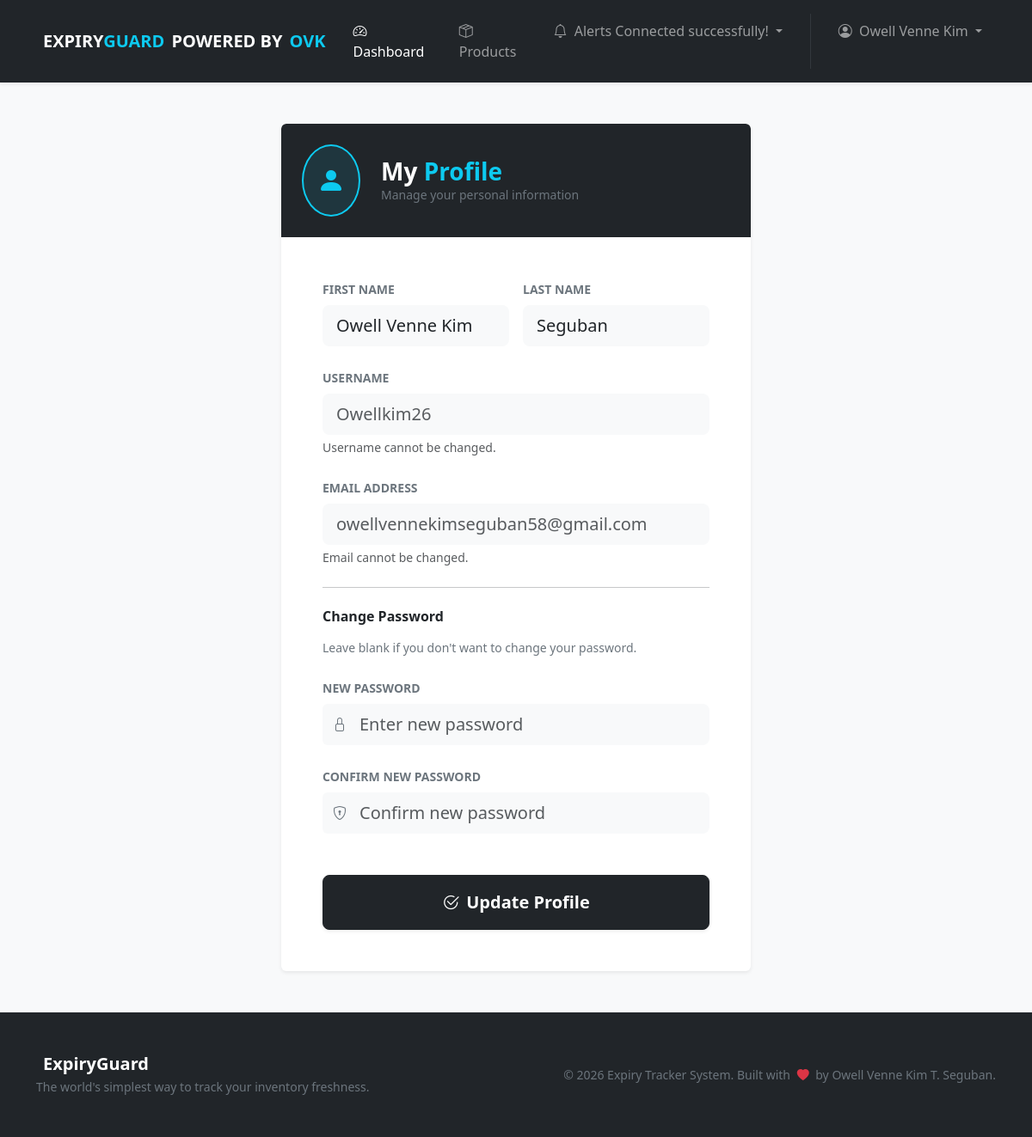
The app's page /profile.php (signed in) with its own data.
### tables this page shows
CREATE TABLE `users` (
  `user_id` varchar(50) NOT NULL,
  `first_name` varchar(50) NOT NULL,
  `middle_name` varchar(50) NOT NULL,
  `last_name` varchar(50) NOT NULL,
  `email` varchar(100) NOT NULL,
  `username` varchar(50) NOT NULL,
  `password` varchar(255) NOT NULL,
  `verification_status` tinyint(1) DEFAULT 0,
  `last_expiry_check` date DEFAULT NULL,
  `verification_code` varchar(255) DEFAULT NULL,
  `created_at` timestamp NOT NULL DEFAULT current_timestamp()
);

### profile.php (the view, shortened to what this page needs)
<?php
include 'includes/header.php';
?>
<?php
    $user_id = $_SESSION['auth_user']['user_id'];
    $query = "SELECT * FROM users WHERE user_id = '$user_id' LIMIT 1";
    $query_run = mysqli_query($conn, $query);
    $user_data = mysqli_fetch_assoc($query_run);
?>
<div class="container py-5">
    <div class="row justify-content-center">
        <div class="col-md-8 col-lg-6">
            <div class="card border-0 shadow-sm overflow-hidden">
                <div class="card-header bg-dark text-white py-4 px-4 border-0">
                    <div class="d-flex align-items-center">
                        <div class="flex-shrink-0 bg-info bg-opacity-10 p-3 rounded-circle border border-info border-2">
                            <i class="bi bi-person-fill text-info fs-2"></i>
                        </div>
                        <div class="ms-4">
                            <h3 class="fw-bold mb-0">My <span class="text-info">Profile</span></h3>
                            <p class="text-secondary small mb-0">Manage your personal information</p>
                        </div>
                    </div>
                </div>
                <div class="card-body p-4 p-lg-5">
                    <form action="controller/AuthController.php" method="POST">
                        <div class="row g-3 mb-4">
                            <div class="col-md-6">
                                <label class="form-label fw-semibold small text-uppercase text-secondary">First Name</label>
                                <input type="text" name="first_name" value="<?= htmlspecialchars($user_data['first_name']) ?>" class="form-control form-control-lg bg-light border-0 shadow-none px-3" required>
                            </div>
                            <div class="col-md-6">
                                <label class="form-label fw-semibold small text-uppercase text-secondary">Last Name</label>
                                <input type="text" name="last_name" value="<?= htmlspecialchars($user_data['last_name']) ?>" class="form-control form-control-lg bg-light border-0 shadow-none px-3" required>
                            </div>
                        </div>
                        <div class="mb-4">
                            <label class="form-label fw-semibold small text-uppercase text-secondary">Username</label>
                            <input type="text" value="<?= htmlspecialchars($user_data['username']) ?>" class="form-control form-control-lg bg-light border-0 shadow-none px-3 text-muted" disabled>
                            <div class="form-text small">Username cannot be changed.</div>
                        </div>
                        <div class="mb-4">
                            <label class="form-label fw-semibold small text-uppercase text-secondary">Email Address</label>
                            <input type="email" value="<?= htmlspecialchars($user_data['email']) ?>" class="form-control form-control-lg bg-light border-0 shadow-none px-3 text-muted" disabled>
                            <div class="form-text small">Email cannot be changed.</div>
                        </div>
                        <hr class="my-4 opacity-10">
                        <h6 class="fw-bold mb-3 text-dark">Change Password</h6>
                        <p class="text-secondary small mb-4">Leave blank if you don't want to change your password.</p>
                        <div class="mb-4">
                            <label class="form-label fw-semibold small text-uppercase text-secondary">New Password</label>
                            <div class="input-group">
                                <span class="input-group-text bg-light border-0 pe-0"><i class="bi bi-lock text-secondary"></i></span>
                                <input type="password" name="new_password" class="form-control form-control-lg bg-light border-0 shadow-none px-3" placeholder="Enter new password">
                            </div>
                        </div>
                        <div class="mb-5">
                            <label class="form-label fw-semibold small text-uppercase text-secondary">Confirm New Password</label>
                            <div class="input-group">
                                <span class="input-group-text bg-light border-0 pe-0"><i class="bi bi-shield-lock text-secondary"></i></span>
                                <input type="password" name="confirm_password" class="form-control form-control-lg bg-light border-0 shadow-none px-3" placeholder="Confirm new password">
                            </div>
                        </div>
                        <button type="submit" name="update_profile_btn" class="btn btn-dark btn-lg w-100 py-3 fw-bold shadow-sm">
                            <i class="bi bi-check2-circle me-2"></i>Update Profile
                        </button>
                    </form>
                </div>
            </div>
        </div>
    </div>
</div>
<?php include 'includes/footer.php'; ?>

### includes/navbar.php (style rules this page uses)
body { padding-bottom: 70px !important; }
@media (min-width: 992px) { body { padding-bottom: 0 !important; } }

### records on screen
users: first_name "Owell Venne Kim", last_name "Seguban", username "Owellkim26", email "owellvennekimseguban58@gmail.com"

### other values on screen
$_SESSION['auth_user']['first_name'] "Owell Venne Kim"
